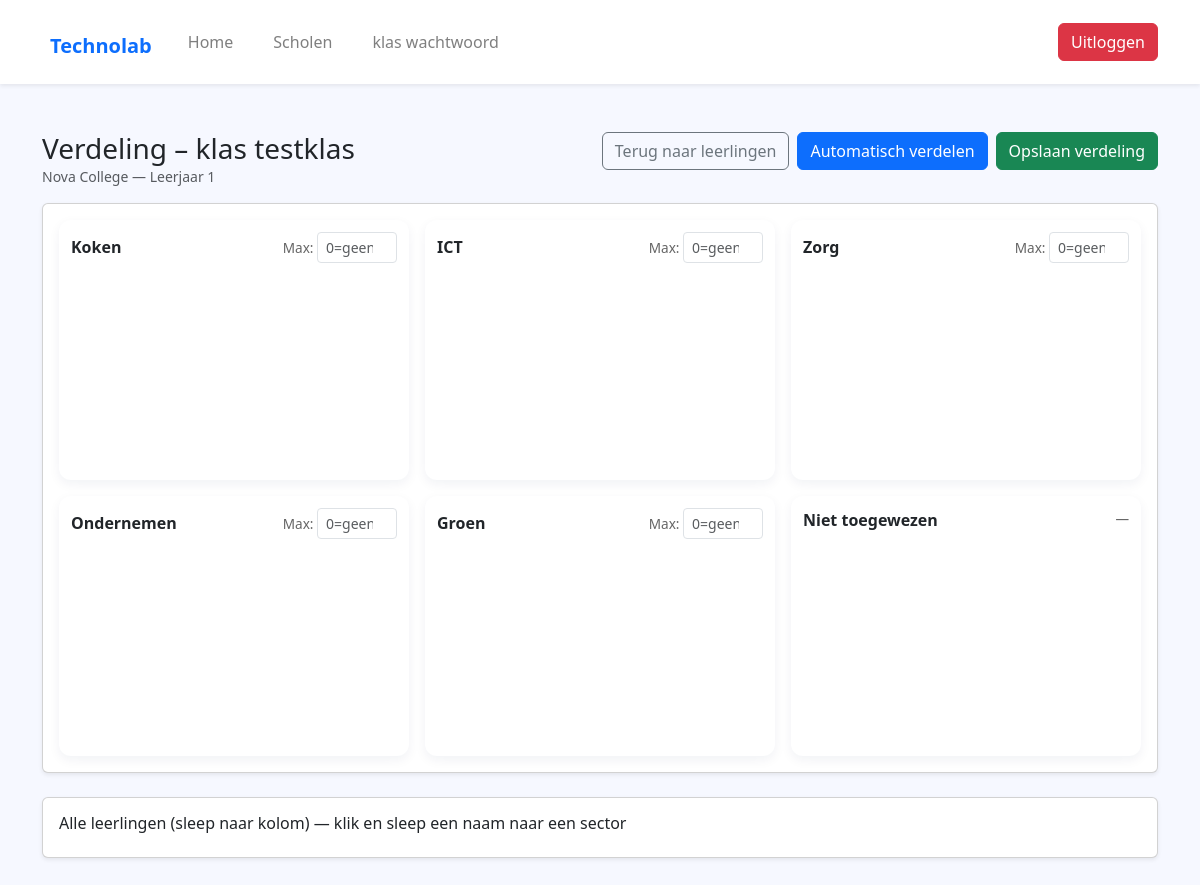
The app's page /verdeling.php?klas_id=10 (signed in), older data.
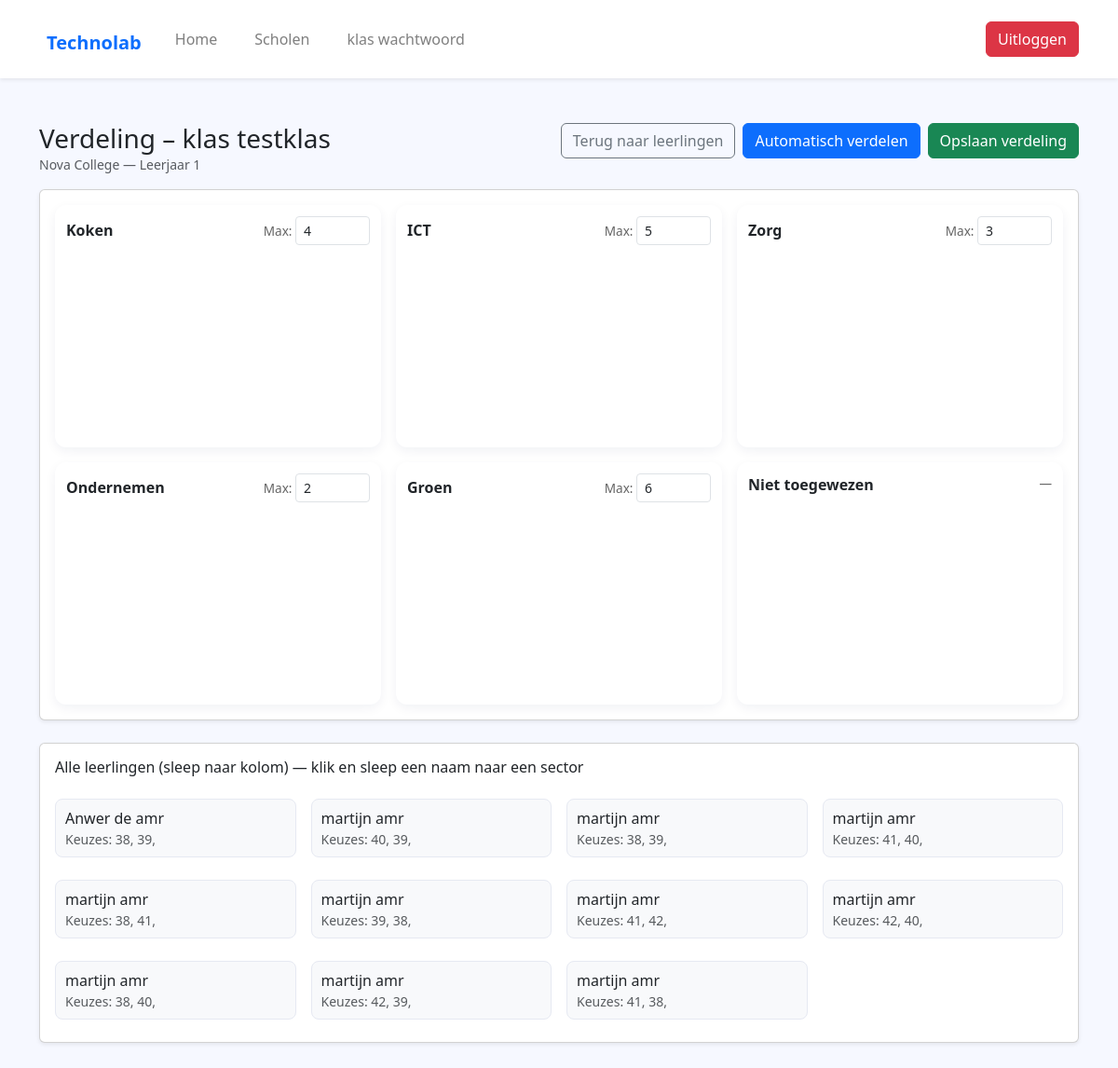
The same page, newer data.
### tables this page shows
CREATE TABLE `klas_voorkeur` (
  `id` int(11) NOT NULL,
  `klas_id` int(11) NOT NULL,
  `volgorde` int(11) NOT NULL,
  `naam` varchar(100) NOT NULL,
  `actief` tinyint(1) DEFAULT 1,
  `max_leerlingen` int(11) DEFAULT NULL
);

CREATE TABLE `leerling` (
  `leerling_id` int(11) NOT NULL,
  `klas_id` int(11) NOT NULL,
  `voornaam` varchar(100) NOT NULL,
  `tussenvoegsel` varchar(100) DEFAULT NULL,
  `achternaam` varchar(100) NOT NULL,
  `voorkeur1` varchar(100) DEFAULT NULL,
  `voorkeur2` varchar(100) DEFAULT NULL,
  `voorkeur3` varchar(100) DEFAULT NULL,
  `voorkeur4` varchar(100) DEFAULT NULL,
  `voorkeur5` varchar(100) DEFAULT NULL,
  `toegewezen_voorkeur` varchar(100) DEFAULT NULL
);

### verdeling.php (the view, shortened to what this page needs)
<?php
require 'includes/header.php';
$klas_id = (int)$_GET['klas_id'];
function e($s){ return htmlspecialchars((string)$s, ENT_QUOTES, 'UTF-8'); }
$stmt = $conn->prepare("SELECT k.*, s.schoolnaam FROM klas k JOIN school s ON s.school_id = k.school_id WHERE k.klas_id=?");
$stmt->bind_param("i", $klas_id);
$stmt->execute();
$klas = $stmt->get_result()->fetch_assoc();
$stmt = $conn->prepare("SELECT id, naam, COALESCE(max_leerlingen, 0) AS max_leerlingen FROM klas_voorkeur WHERE klas_id = ? AND actief=1 ORDER BY volgorde ASC");
$stmt->bind_param("i", $klas_id);
$stmt->execute();
$res = $stmt->get_result();
$sectors = [];
while ($r = $res->fetch_assoc()) {
    $sectors[] = $r;
}
$stmt = $conn->prepare("SELECT leerling_id, voornaam, tussenvoegsel, achternaam, voorkeur1, voorkeur2, voorkeur3, toegewezen_voorkeur FROM leerling WHERE klas_id = ? ORDER BY achternaam ASC, voornaam ASC");
$stmt->bind_param("i", $klas_id);
$stmt->execute();
$leerlingen = $stmt->get_result()->fetch_all(MYSQLI_ASSOC);
$stuNames = [];
foreach ($leerlingen as $l) {
    $name = trim($l['voornaam'] . ' ' . ($l['tussenvoegsel'] ?: '') . ' ' . $l['achternaam']);
    $stuNames[(int)$l['leerling_id']] = $name;
}
?>
<!DOCTYPE html>
<html lang="nl">
<head>
    <link href="https://cdn.jsdelivr.net/npm/bootstrap@5.3.2/dist/css/bootstrap.min.css" rel="stylesheet">
</head>
<body>
<div class="container py-5">
    <div class="d-flex justify-content-between align-items-start mb-3">
        <div>
            <h3 class="mb-0">Verdeling – klas <?= e($klas['klasaanduiding']) ?></h3>
            <div class="text-muted small"><?= e($klas['schoolnaam']) ?> — Leerjaar <?= e($klas['leerjaar']) ?></div>
        </div>
        <div class="d-flex gap-2">
            <a href="leerlingen.php?klas_id=<?= $klas_id ?>" class="btn btn-outline-secondary">Terug naar leerlingen</a>
            <button id="btnAuto" class="btn btn-primary">Automatisch verdelen</button>
            <button id="btnSave" class="btn btn-success">Opslaan verdeling</button>
        </div>
    </div>
    <div class="card mb-4 shadow-sm">
        <div class="card-body">
            <div class="row g-3">
                <?php foreach ($sectors as $s): ?>
                    <div class="col-md-4">
                        <div class="col-sector" data-sector-id="<?= (int)$s['id'] ?>">
                            <div class="sector-header">
                                <strong><?= e($s['naam']) ?></strong>
                                <div class="text-end">
                                    <div class="capacity">Max: <input type="number" class="form-control form-control-sm input-max" style="width:80px; display:inline-block;" data-sector-id="<?= (int)$s['id'] ?>" value="<?= (int)$s['max_leerlingen'] === 0 ? '' : (int)$s['max_leerlingen'] ?>" placeholder="0=geen limiet"></div>
                                </div>
                            </div>
                            <div class="dropzone" style="min-height:120px;" data-sector-id="<?= (int)$s['id'] ?>"></div>
                        </div>
                    </div>
                <?php endforeach; ?>
                <div class="col-md-4">
                    <div class="col-sector" data-sector-id="0">
                        <div class="sector-header">
                            <strong>Niet toegewezen</strong>
                            <div class="capacity">—</div>
                        </div>
                        <div class="dropzone" style="min-height:120px;" data-sector-id="0"></div>
                    </div>
                </div>
            </div>
        </div>
    </div>
    <div class="card shadow-sm">
        <div class="card-body">
            <h6>Alle leerlingen (sleep naar kolom) — klik en sleep een naam naar een sector</h6>
            <div class="row g-3 mt-2" id="studentsPool">
                <?php foreach ($leerlingen as $l):
                    $lid = (int)$l['leerling_id'];
                    $assigned = $l['toegewezen_voorkeur'] !== null && trim((string)$l['toegewezen_voorkeur']) !== '' ? (int)$l['toegewezen_voorkeur'] : 0;
                    ?>
                    <div class="col-md-3 student-wrapper" data-leerling-id="<?= $lid ?>" data-assigned="<?= $assigned ?>">
                        <div class="student-item" draggable="true" data-leerling-id="<?= $lid ?>">
                            <?= e($stuNames[$lid]) ?>
                            <div class="text-muted small">Keuzes: <?= e($l['voorkeur1']) ?>, <?= e($l['voorkeur2']) ?>, <?= e($l['voorkeur3']) ?></div>
                        </div>
                    </div>
                <?php endforeach; ?>
            </div>
        </div>
    </div>
</div>
</body>
</html>
<?php
require 'includes/footer.php';
?>

Row changes from the older to the newer data that the page shows:
changed klas_voorkeur "Koken": max_leerlingen (not shown) → "4"
changed klas_voorkeur "ICT": max_leerlingen (not shown) → "5"
changed klas_voorkeur "Zorg": max_leerlingen (not shown) → "3"
changed klas_voorkeur "Ondernemen": max_leerlingen (not shown) → "2"
changed klas_voorkeur "Groen": max_leerlingen (not shown) → "6"
added leerling: leerling_id "Anwer de amr", voorkeur1 "38", voorkeur2 "39"
added leerling: leerling_id "martijn amr", voorkeur1 "40", voorkeur2 "39"
added leerling: leerling_id "martijn amr", voorkeur1 "38", voorkeur2 "39"
added leerling: leerling_id "martijn amr", voorkeur1 "41", voorkeur2 "40"
added leerling: leerling_id "martijn amr", voorkeur1 "38", voorkeur2 "41"
added leerling: leerling_id "martijn amr", voorkeur1 "39", voorkeur2 "38"
added leerling: leerling_id "martijn amr", voorkeur1 "41", voorkeur2 "42"
added leerling: leerling_id "martijn amr", voorkeur1 "42", voorkeur2 "40"
added leerling: leerling_id "martijn amr", voorkeur1 "38", voorkeur2 "40"
added leerling: leerling_id "martijn amr", voorkeur1 "42", voorkeur2 "39"
added leerling: leerling_id "martijn amr", voorkeur1 "41", voorkeur2 "38"
